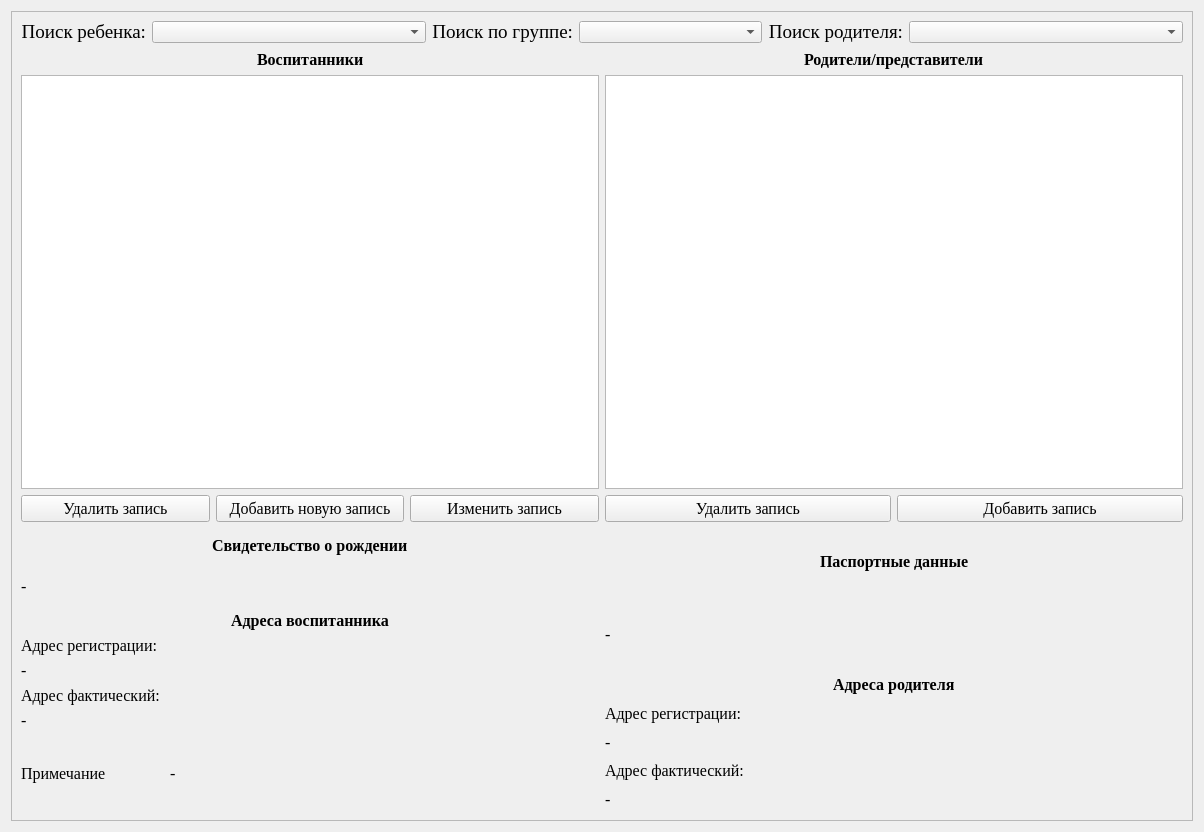
<?xml version="1.0" encoding="UTF-8"?>
<ui version="4.0">
 <class>Form_TabChildren</class>
 <widget class="QWidget" name="Form_TabChildren">
  <property name="geometry">
   <rect>
    <x>0</x>
    <y>0</y>
    <width>1204</width>
    <height>832</height>
   </rect>
  </property>
  <property name="windowTitle">
   <string>Form Children</string>
  </property>
  <layout class="QVBoxLayout" name="verticalLayout_13">
   <item>
    <widget class="QFrame" name="frame_1">
     <property name="frameShape">
      <enum>QFrame::StyledPanel</enum>
     </property>
     <property name="frameShadow">
      <enum>QFrame::Raised</enum>
     </property>
     <layout class="QVBoxLayout" name="verticalLayout_5">
      <item>
       <layout class="QVBoxLayout" name="verticalLayout_4" stretch="0,5,3">
        <item>
         <layout class="QHBoxLayout" name="horizontalLayout_2" stretch="1,3,1,2,1,3">
          <item>
           <widget class="QLabel" name="label">
            <property name="font">
             <font>
              <family>Times New Roman</family>
              <pointsize>14</pointsize>
             </font>
            </property>
            <property name="text">
             <string>Поиск ребенка:</string>
            </property>
            <property name="alignment">
             <set>Qt::AlignRight|Qt::AlignTrailing|Qt::AlignVCenter</set>
            </property>
           </widget>
          </item>
          <item>
           <widget class="QComboBox" name="comboBox_SearchChild"/>
          </item>
          <item>
           <widget class="QLabel" name="label_12">
            <property name="font">
             <font>
              <family>Times New Roman</family>
              <pointsize>14</pointsize>
             </font>
            </property>
            <property name="text">
             <string>Поиск по группе:</string>
            </property>
            <property name="alignment">
             <set>Qt::AlignRight|Qt::AlignTrailing|Qt::AlignVCenter</set>
            </property>
           </widget>
          </item>
          <item>
           <widget class="QComboBox" name="comboBox_SearchTeam"/>
          </item>
          <item>
           <widget class="QLabel" name="label_2">
            <property name="font">
             <font>
              <family>Times New Roman</family>
              <pointsize>14</pointsize>
             </font>
            </property>
            <property name="text">
             <string>Поиск родителя:</string>
            </property>
            <property name="alignment">
             <set>Qt::AlignRight|Qt::AlignTrailing|Qt::AlignVCenter</set>
            </property>
           </widget>
          </item>
          <item>
           <widget class="QComboBox" name="comboBox_SearchParent"/>
          </item>
         </layout>
        </item>
        <item>
         <layout class="QHBoxLayout" name="horizontalLayout_4">
          <item>
           <layout class="QVBoxLayout" name="verticalLayout">
            <item>
             <layout class="QHBoxLayout" name="horizontalLayout_7">
              <item>
               <spacer name="horizontalSpacer_2">
                <property name="orientation">
                 <enum>Qt::Horizontal</enum>
                </property>
                <property name="sizeHint" stdset="0">
                 <size>
                  <width>40</width>
                  <height>20</height>
                 </size>
                </property>
               </spacer>
              </item>
              <item>
               <widget class="QLabel" name="label_15">
                <property name="font">
                 <font>
                  <family>Times New Roman</family>
                  <pointsize>12</pointsize>
                  <bold>true</bold>
                 </font>
                </property>
                <property name="text">
                 <string>Воспитанники</string>
                </property>
               </widget>
              </item>
              <item>
               <spacer name="horizontalSpacer">
                <property name="orientation">
                 <enum>Qt::Horizontal</enum>
                </property>
                <property name="sizeHint" stdset="0">
                 <size>
                  <width>40</width>
                  <height>20</height>
                 </size>
                </property>
               </spacer>
              </item>
             </layout>
            </item>
            <item>
             <widget class="QTableWidget" name="tableWidget_ChildrenData"/>
            </item>
            <item>
             <layout class="QHBoxLayout" name="horizontalLayout">
              <item>
               <widget class="QPushButton" name="pushButton_DeleteChild">
                <property name="font">
                 <font>
                  <family>Times New Roman</family>
                  <pointsize>12</pointsize>
                 </font>
                </property>
                <property name="text">
                 <string>Удалить запись</string>
                </property>
               </widget>
              </item>
              <item>
               <widget class="QPushButton" name="pushButton_InsertChild">
                <property name="font">
                 <font>
                  <family>Times New Roman</family>
                  <pointsize>12</pointsize>
                 </font>
                </property>
                <property name="text">
                 <string>Добавить новую запись</string>
                </property>
               </widget>
              </item>
              <item>
               <widget class="QPushButton" name="pushButton_UpdateChild">
                <property name="font">
                 <font>
                  <family>Times New Roman</family>
                  <pointsize>12</pointsize>
                 </font>
                </property>
                <property name="text">
                 <string>Изменить запись</string>
                </property>
               </widget>
              </item>
             </layout>
            </item>
           </layout>
          </item>
          <item>
           <layout class="QVBoxLayout" name="verticalLayout_7">
            <item>
             <layout class="QHBoxLayout" name="horizontalLayout_15">
              <item>
               <spacer name="horizontalSpacer_11">
                <property name="orientation">
                 <enum>Qt::Horizontal</enum>
                </property>
                <property name="sizeHint" stdset="0">
                 <size>
                  <width>40</width>
                  <height>20</height>
                 </size>
                </property>
               </spacer>
              </item>
              <item>
               <widget class="QLabel" name="label_20">
                <property name="font">
                 <font>
                  <family>Times New Roman</family>
                  <pointsize>12</pointsize>
                  <bold>true</bold>
                 </font>
                </property>
                <property name="text">
                 <string>Родители/представители</string>
                </property>
               </widget>
              </item>
              <item>
               <spacer name="horizontalSpacer_12">
                <property name="orientation">
                 <enum>Qt::Horizontal</enum>
                </property>
                <property name="sizeHint" stdset="0">
                 <size>
                  <width>40</width>
                  <height>20</height>
                 </size>
                </property>
               </spacer>
              </item>
             </layout>
            </item>
            <item>
             <widget class="QTableWidget" name="tableWidget_ParentsData"/>
            </item>
            <item>
             <layout class="QHBoxLayout" name="horizontalLayout_16">
              <item>
               <widget class="QPushButton" name="pushButton_DeleteParentData">
                <property name="font">
                 <font>
                  <family>Times New Roman</family>
                  <pointsize>12</pointsize>
                 </font>
                </property>
                <property name="text">
                 <string>Удалить запись</string>
                </property>
               </widget>
              </item>
              <item>
               <widget class="QPushButton" name="pushButton_InsertParentData">
                <property name="font">
                 <font>
                  <family>Times New Roman</family>
                  <pointsize>12</pointsize>
                 </font>
                </property>
                <property name="text">
                 <string>Добавить запись</string>
                </property>
               </widget>
              </item>
             </layout>
            </item>
           </layout>
          </item>
         </layout>
        </item>
        <item>
         <layout class="QHBoxLayout" name="horizontalLayout_18">
          <item>
           <layout class="QVBoxLayout" name="verticalLayout_6">
            <item>
             <layout class="QVBoxLayout" name="verticalLayout_10">
              <item>
               <layout class="QHBoxLayout" name="horizontalLayout_9">
                <item>
                 <spacer name="horizontalSpacer_5">
                  <property name="orientation">
                   <enum>Qt::Horizontal</enum>
                  </property>
                  <property name="sizeHint" stdset="0">
                   <size>
                    <width>40</width>
                    <height>20</height>
                   </size>
                  </property>
                 </spacer>
                </item>
                <item>
                 <widget class="QLabel" name="label_19">
                  <property name="font">
                   <font>
                    <family>Times New Roman</family>
                    <pointsize>12</pointsize>
                    <bold>true</bold>
                   </font>
                  </property>
                  <property name="text">
                   <string>Свидетельство о рождении</string>
                  </property>
                 </widget>
                </item>
                <item>
                 <spacer name="horizontalSpacer_6">
                  <property name="orientation">
                   <enum>Qt::Horizontal</enum>
                  </property>
                  <property name="sizeHint" stdset="0">
                   <size>
                    <width>40</width>
                    <height>20</height>
                   </size>
                  </property>
                 </spacer>
                </item>
               </layout>
              </item>
              <item>
               <widget class="QLabel" name="label_ChildDocData">
                <property name="font">
                 <font>
                  <family>Times New Roman</family>
                  <pointsize>12</pointsize>
                 </font>
                </property>
                <property name="text">
                 <string>-</string>
                </property>
                <property name="wordWrap">
                 <bool>true</bool>
                </property>
               </widget>
              </item>
             </layout>
            </item>
            <item>
             <layout class="QVBoxLayout" name="verticalLayout_8">
              <item>
               <layout class="QHBoxLayout" name="horizontalLayout_8">
                <item>
                 <spacer name="horizontalSpacer_3">
                  <property name="orientation">
                   <enum>Qt::Horizontal</enum>
                  </property>
                  <property name="sizeHint" stdset="0">
                   <size>
                    <width>40</width>
                    <height>20</height>
                   </size>
                  </property>
                 </spacer>
                </item>
                <item>
                 <widget class="QLabel" name="label_16">
                  <property name="font">
                   <font>
                    <family>Times New Roman</family>
                    <pointsize>12</pointsize>
                    <bold>true</bold>
                   </font>
                  </property>
                  <property name="text">
                   <string>Адреса воспитанника</string>
                  </property>
                 </widget>
                </item>
                <item>
                 <spacer name="horizontalSpacer_4">
                  <property name="orientation">
                   <enum>Qt::Horizontal</enum>
                  </property>
                  <property name="sizeHint" stdset="0">
                   <size>
                    <width>40</width>
                    <height>20</height>
                   </size>
                  </property>
                 </spacer>
                </item>
               </layout>
              </item>
              <item>
               <widget class="QLabel" name="label_6">
                <property name="font">
                 <font>
                  <family>Times New Roman</family>
                  <pointsize>12</pointsize>
                 </font>
                </property>
                <property name="text">
                 <string>Адрес регистрации:</string>
                </property>
               </widget>
              </item>
              <item>
               <widget class="QLabel" name="label_ChildAddressReg">
                <property name="font">
                 <font>
                  <family>Times New Roman</family>
                  <pointsize>12</pointsize>
                 </font>
                </property>
                <property name="text">
                 <string>-</string>
                </property>
                <property name="wordWrap">
                 <bool>true</bool>
                </property>
               </widget>
              </item>
              <item>
               <widget class="QLabel" name="label_7">
                <property name="font">
                 <font>
                  <family>Times New Roman</family>
                  <pointsize>12</pointsize>
                 </font>
                </property>
                <property name="text">
                 <string>Адрес фактический:</string>
                </property>
               </widget>
              </item>
              <item>
               <widget class="QLabel" name="label_ChildAddressFact">
                <property name="font">
                 <font>
                  <family>Times New Roman</family>
                  <pointsize>12</pointsize>
                 </font>
                </property>
                <property name="text">
                 <string>-</string>
                </property>
                <property name="wordWrap">
                 <bool>true</bool>
                </property>
               </widget>
              </item>
             </layout>
            </item>
            <item>
             <layout class="QHBoxLayout" name="horizontalLayout_3" stretch="1,3">
              <item>
               <widget class="QLabel" name="label_13">
                <property name="font">
                 <font>
                  <family>Times New Roman</family>
                  <pointsize>12</pointsize>
                 </font>
                </property>
                <property name="text">
                 <string>Примечание</string>
                </property>
               </widget>
              </item>
              <item>
               <widget class="QLabel" name="label_ChildrenRemarks">
                <property name="font">
                 <font>
                  <family>Times New Roman</family>
                  <pointsize>12</pointsize>
                 </font>
                </property>
                <property name="text">
                 <string>-</string>
                </property>
                <property name="wordWrap">
                 <bool>true</bool>
                </property>
               </widget>
              </item>
             </layout>
            </item>
           </layout>
          </item>
          <item>
           <layout class="QVBoxLayout" name="verticalLayout_9">
            <item>
             <layout class="QVBoxLayout" name="verticalLayout_2">
              <item>
               <layout class="QHBoxLayout" name="horizontalLayout_17">
                <item>
                 <spacer name="horizontalSpacer_13">
                  <property name="orientation">
                   <enum>Qt::Horizontal</enum>
                  </property>
                  <property name="sizeHint" stdset="0">
                   <size>
                    <width>40</width>
                    <height>20</height>
                   </size>
                  </property>
                 </spacer>
                </item>
                <item>
                 <widget class="QLabel" name="label_21">
                  <property name="font">
                   <font>
                    <family>Times New Roman</family>
                    <pointsize>12</pointsize>
                    <bold>true</bold>
                   </font>
                  </property>
                  <property name="text">
                   <string>Паспортные данные</string>
                  </property>
                 </widget>
                </item>
                <item>
                 <spacer name="horizontalSpacer_14">
                  <property name="orientation">
                   <enum>Qt::Horizontal</enum>
                  </property>
                  <property name="sizeHint" stdset="0">
                   <size>
                    <width>40</width>
                    <height>20</height>
                   </size>
                  </property>
                 </spacer>
                </item>
               </layout>
              </item>
              <item>
               <widget class="QLabel" name="label_ParentPassportData">
                <property name="font">
                 <font>
                  <family>Times New Roman</family>
                  <pointsize>12</pointsize>
                 </font>
                </property>
                <property name="text">
                 <string>-</string>
                </property>
                <property name="wordWrap">
                 <bool>true</bool>
                </property>
               </widget>
              </item>
             </layout>
            </item>
            <item>
             <layout class="QVBoxLayout" name="verticalLayout_3">
              <item>
               <layout class="QHBoxLayout" name="horizontalLayout_13">
                <item>
                 <spacer name="horizontalSpacer_9">
                  <property name="orientation">
                   <enum>Qt::Horizontal</enum>
                  </property>
                  <property name="sizeHint" stdset="0">
                   <size>
                    <width>40</width>
                    <height>20</height>
                   </size>
                  </property>
                 </spacer>
                </item>
                <item>
                 <widget class="QLabel" name="label_18">
                  <property name="font">
                   <font>
                    <family>Times New Roman</family>
                    <pointsize>12</pointsize>
                    <bold>true</bold>
                   </font>
                  </property>
                  <property name="text">
                   <string>Адреса родителя</string>
                  </property>
                 </widget>
                </item>
                <item>
                 <spacer name="horizontalSpacer_10">
                  <property name="orientation">
                   <enum>Qt::Horizontal</enum>
                  </property>
                  <property name="sizeHint" stdset="0">
                   <size>
                    <width>40</width>
                    <height>20</height>
                   </size>
                  </property>
                 </spacer>
                </item>
               </layout>
              </item>
              <item>
               <widget class="QLabel" name="label_9">
                <property name="font">
                 <font>
                  <family>Times New Roman</family>
                  <pointsize>12</pointsize>
                 </font>
                </property>
                <property name="text">
                 <string>Адрес регистрации:</string>
                </property>
               </widget>
              </item>
              <item>
               <widget class="QLabel" name="label_ParentAddressReg">
                <property name="font">
                 <font>
                  <family>Times New Roman</family>
                  <pointsize>12</pointsize>
                 </font>
                </property>
                <property name="text">
                 <string>-</string>
                </property>
                <property name="wordWrap">
                 <bool>true</bool>
                </property>
               </widget>
              </item>
              <item>
               <widget class="QLabel" name="label_8">
                <property name="font">
                 <font>
                  <family>Times New Roman</family>
                  <pointsize>12</pointsize>
                 </font>
                </property>
                <property name="text">
                 <string>Адрес фактический:</string>
                </property>
               </widget>
              </item>
              <item>
               <widget class="QLabel" name="label_ParentAddressFact">
                <property name="font">
                 <font>
                  <family>Times New Roman</family>
                  <pointsize>12</pointsize>
                 </font>
                </property>
                <property name="text">
                 <string>-</string>
                </property>
                <property name="wordWrap">
                 <bool>true</bool>
                </property>
               </widget>
              </item>
             </layout>
            </item>
           </layout>
          </item>
         </layout>
        </item>
       </layout>
      </item>
     </layout>
    </widget>
   </item>
  </layout>
 </widget>
 <resources/>
 <connections/>
</ui>
